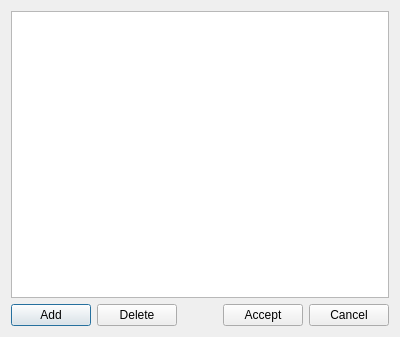
<?xml version="1.0" encoding="UTF-8"?>
<ui version="4.0">
 <class>EnvironmentVariablesDialog</class>
 <widget class="QDialog" name="EnvironmentVariablesDialog">
  <property name="geometry">
   <rect>
    <x>0</x>
    <y>0</y>
    <width>400</width>
    <height>337</height>
   </rect>
  </property>
  <property name="windowTitle">
   <string>Dialog</string>
  </property>
  <layout class="QVBoxLayout" name="verticalLayout">
   <item>
    <widget class="QTableView" name="envVars">
     <property name="selectionMode">
      <enum>QAbstractItemView::SingleSelection</enum>
     </property>
     <property name="selectionBehavior">
      <enum>QAbstractItemView::SelectRows</enum>
     </property>
     <attribute name="verticalHeaderVisible">
      <bool>true</bool>
     </attribute>
    </widget>
   </item>
   <item>
    <layout class="QHBoxLayout" name="horizontalLayout">
     <item>
      <widget class="QPushButton" name="addVarBtn">
       <property name="text">
        <string>Add</string>
       </property>
      </widget>
     </item>
     <item>
      <widget class="QPushButton" name="deleteVarBtn">
       <property name="text">
        <string>Delete</string>
       </property>
      </widget>
     </item>
     <item>
      <spacer name="horizontalSpacer">
       <property name="orientation">
        <enum>Qt::Horizontal</enum>
       </property>
       <property name="sizeHint" stdset="0">
        <size>
         <width>40</width>
         <height>20</height>
        </size>
       </property>
      </spacer>
     </item>
     <item>
      <widget class="QPushButton" name="acceptBtn">
       <property name="text">
        <string>Accept</string>
       </property>
      </widget>
     </item>
     <item>
      <widget class="QPushButton" name="cancelBtn">
       <property name="text">
        <string>Cancel</string>
       </property>
      </widget>
     </item>
    </layout>
   </item>
  </layout>
 </widget>
 <resources/>
 <connections>
  <connection>
   <sender>acceptBtn</sender>
   <signal>clicked()</signal>
   <receiver>EnvironmentVariablesDialog</receiver>
   <slot>accept()</slot>
   <hints>
    <hint type="sourcelabel">
     <x>293</x>
     <y>315</y>
    </hint>
    <hint type="destinationlabel">
     <x>227</x>
     <y>312</y>
    </hint>
   </hints>
  </connection>
  <connection>
   <sender>cancelBtn</sender>
   <signal>clicked()</signal>
   <receiver>EnvironmentVariablesDialog</receiver>
   <slot>reject()</slot>
   <hints>
    <hint type="sourcelabel">
     <x>381</x>
     <y>317</y>
    </hint>
    <hint type="destinationlabel">
     <x>393</x>
     <y>312</y>
    </hint>
   </hints>
  </connection>
  <connection>
   <sender>deleteVarBtn</sender>
   <signal>clicked()</signal>
   <receiver>EnvironmentVariablesDialog</receiver>
   <slot>deleteVar()</slot>
   <hints>
    <hint type="sourcelabel">
     <x>149</x>
     <y>311</y>
    </hint>
    <hint type="destinationlabel">
     <x>172</x>
     <y>311</y>
    </hint>
   </hints>
  </connection>
  <connection>
   <sender>addVarBtn</sender>
   <signal>clicked()</signal>
   <receiver>EnvironmentVariablesDialog</receiver>
   <slot>addVar()</slot>
   <hints>
    <hint type="sourcelabel">
     <x>38</x>
     <y>311</y>
    </hint>
    <hint type="destinationlabel">
     <x>5</x>
     <y>308</y>
    </hint>
   </hints>
  </connection>
 </connections>
 <slots>
  <slot>deleteVar()</slot>
  <slot>addVar()</slot>
 </slots>
</ui>
